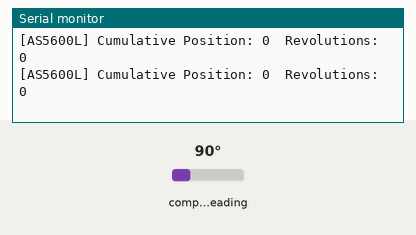
A sketch run on a simulated ESP32. Shown: the last lines printed to the serial monitor. The test bench sets the inputs (shaded band); at power-on: compass heading 90°.

Above: at 2.2 s.
2.3 s: compass heading set to 7°
At 2.31 s:
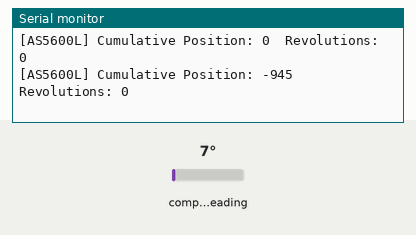
3.8 s: compass heading set to 180°
At 3.81 s:
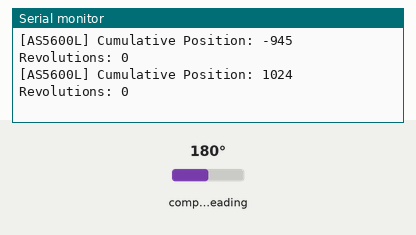
Timing chart, 0 to 6.8 s (numbered marks = the images above; inputs shaded):
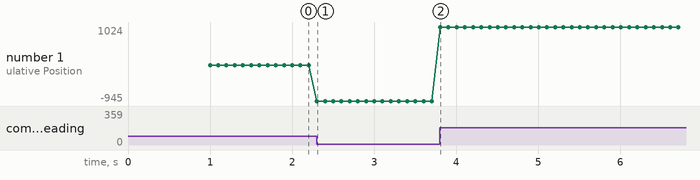

The sketch:

STD2_Encoder.ino
```cpp
#include "AS5600.h"
#include "Wire.h"

AS5600L _AS5600L;  // use default Wire

static uint32_t lastTime = 0;

void setup(){
  Serial.begin(115200);

  Wire.begin(2, 1);  // SDA pin 2, SDL pin 1.
  _AS5600L.begin(8);  // Set dir pin. Dir pin is connected to GND. Pin 8 is not connected and only use for the begin().
  if(_AS5600L.isConnected()){
    Serial.println("[AS5600L] Connected.");
  }
  _AS5600L.getCumulativePosition();
  _AS5600L.resetPosition();
  delay(1000);
}

void loop(){
  if (millis() - lastTime >= 100){  // Read position every 100ms. Adjust depending on RPM.
    lastTime = millis();
    Serial.print("[AS5600L] Cumulative Position: ");
    Serial.print(_AS5600L.getCumulativePosition());
    Serial.print("\tRevolutions: ");
    Serial.println(_AS5600L.getRevolutions());
  }

  if (_AS5600L.getRevolutions() >= 9){
    _AS5600L.resetPosition();
  }
}
```

Measured:
- after the input at 2.3 s, the serial monitor: prints a new line at once (image 1)
- after the input at 3.8 s, the serial monitor: prints a new line at once (image 2)
- plotted number 1: 0 → -945 after the input at 2.3 s, -945 → 1024 after the input at 3.8 s
